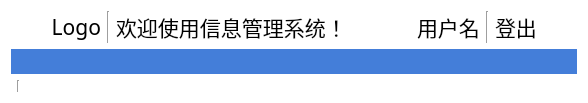
<?xml version="1.0" encoding="UTF-8"?>
<ui version="4.0">
 <class>Form</class>
 <widget class="QWidget" name="Form">
  <property name="geometry">
   <rect>
    <x>0</x>
    <y>0</y>
    <width>588</width>
    <height>103</height>
   </rect>
  </property>
  <property name="palette">
   <palette>
    <active>
     <colorrole role="Base">
      <brush brushstyle="SolidPattern">
       <color alpha="255">
        <red>255</red>
        <green>255</green>
        <blue>255</blue>
       </color>
      </brush>
     </colorrole>
     <colorrole role="Window">
      <brush brushstyle="SolidPattern">
       <color alpha="255">
        <red>255</red>
        <green>255</green>
        <blue>255</blue>
       </color>
      </brush>
     </colorrole>
    </active>
    <inactive>
     <colorrole role="Base">
      <brush brushstyle="SolidPattern">
       <color alpha="255">
        <red>255</red>
        <green>255</green>
        <blue>255</blue>
       </color>
      </brush>
     </colorrole>
     <colorrole role="Window">
      <brush brushstyle="SolidPattern">
       <color alpha="255">
        <red>255</red>
        <green>255</green>
        <blue>255</blue>
       </color>
      </brush>
     </colorrole>
    </inactive>
    <disabled>
     <colorrole role="Base">
      <brush brushstyle="SolidPattern">
       <color alpha="255">
        <red>255</red>
        <green>255</green>
        <blue>255</blue>
       </color>
      </brush>
     </colorrole>
     <colorrole role="Window">
      <brush brushstyle="SolidPattern">
       <color alpha="255">
        <red>255</red>
        <green>255</green>
        <blue>255</blue>
       </color>
      </brush>
     </colorrole>
    </disabled>
   </palette>
  </property>
  <property name="font">
   <font>
    <family>黑体</family>
   </font>
  </property>
  <property name="windowTitle">
   <string>信息管理系统</string>
  </property>
  <layout class="QVBoxLayout" name="verticalLayout">
   <item>
    <widget class="QWidget" name="widget" native="true">
     <property name="font">
      <font>
       <family>黑体</family>
       <pointsize>16</pointsize>
      </font>
     </property>
     <layout class="QHBoxLayout" name="horizontalLayout">
      <property name="leftMargin">
       <number>0</number>
      </property>
      <property name="topMargin">
       <number>0</number>
      </property>
      <property name="rightMargin">
       <number>0</number>
      </property>
      <property name="bottomMargin">
       <number>0</number>
      </property>
      <item>
       <spacer name="horizontalSpacer_2">
        <property name="orientation">
         <enum>Qt::Horizontal</enum>
        </property>
        <property name="sizeType">
         <enum>QSizePolicy::Fixed</enum>
        </property>
        <property name="sizeHint" stdset="0">
         <size>
          <width>40</width>
          <height>20</height>
         </size>
        </property>
       </spacer>
      </item>
      <item>
       <widget class="QLabel" name="label_logo">
        <property name="text">
         <string>Logo</string>
        </property>
        <property name="alignment">
         <set>Qt::AlignRight|Qt::AlignTrailing|Qt::AlignVCenter</set>
        </property>
       </widget>
      </item>
      <item>
       <widget class="Line" name="line">
        <property name="orientation">
         <enum>Qt::Vertical</enum>
        </property>
       </widget>
      </item>
      <item>
       <widget class="QLabel" name="label">
        <property name="text">
         <string>欢迎使用信息管理系统！</string>
        </property>
       </widget>
      </item>
      <item>
       <spacer name="horizontalSpacer">
        <property name="orientation">
         <enum>Qt::Horizontal</enum>
        </property>
        <property name="sizeHint" stdset="0">
         <size>
          <width>40</width>
          <height>20</height>
         </size>
        </property>
       </spacer>
      </item>
      <item>
       <widget class="QLabel" name="label_2">
        <property name="text">
         <string>用户名</string>
        </property>
       </widget>
      </item>
      <item>
       <widget class="Line" name="line_2">
        <property name="orientation">
         <enum>Qt::Vertical</enum>
        </property>
       </widget>
      </item>
      <item>
       <widget class="QLabel" name="label_3">
        <property name="text">
         <string>登出</string>
        </property>
       </widget>
      </item>
      <item>
       <spacer name="horizontalSpacer_3">
        <property name="orientation">
         <enum>Qt::Horizontal</enum>
        </property>
        <property name="sizeType">
         <enum>QSizePolicy::Fixed</enum>
        </property>
        <property name="sizeHint" stdset="0">
         <size>
          <width>40</width>
          <height>20</height>
         </size>
        </property>
       </spacer>
      </item>
     </layout>
    </widget>
   </item>
   <item>
    <widget class="QWidget" name="widget_2" native="true">
     <property name="sizePolicy">
      <sizepolicy hsizetype="Preferred" vsizetype="Fixed">
       <horstretch>0</horstretch>
       <verstretch>0</verstretch>
      </sizepolicy>
     </property>
     <property name="minimumSize">
      <size>
       <width>0</width>
       <height>25</height>
      </size>
     </property>
     <property name="styleSheet">
      <string notr="true">background-color: rgb(68, 126, 217);</string>
     </property>
    </widget>
   </item>
   <item>
    <layout class="QHBoxLayout" name="horizontalLayout_2">
     <item>
      <widget class="NavigateMenu" name="navigation_widget" native="true"/>
     </item>
     <item>
      <widget class="Line" name="line_3">
       <property name="orientation">
        <enum>Qt::Vertical</enum>
       </property>
      </widget>
     </item>
     <item>
      <widget class="QWidget" name="main_widget" native="true">
       <property name="sizePolicy">
        <sizepolicy hsizetype="Expanding" vsizetype="Preferred">
         <horstretch>0</horstretch>
         <verstretch>0</verstretch>
        </sizepolicy>
       </property>
      </widget>
     </item>
    </layout>
   </item>
  </layout>
 </widget>
 <customwidgets>
  <customwidget>
   <class>NavigateMenu</class>
   <extends>QWidget</extends>
   <header>...page_elements.NavigateMenu</header>
   <container>1</container>
  </customwidget>
 </customwidgets>
 <resources/>
 <connections/>
</ui>
